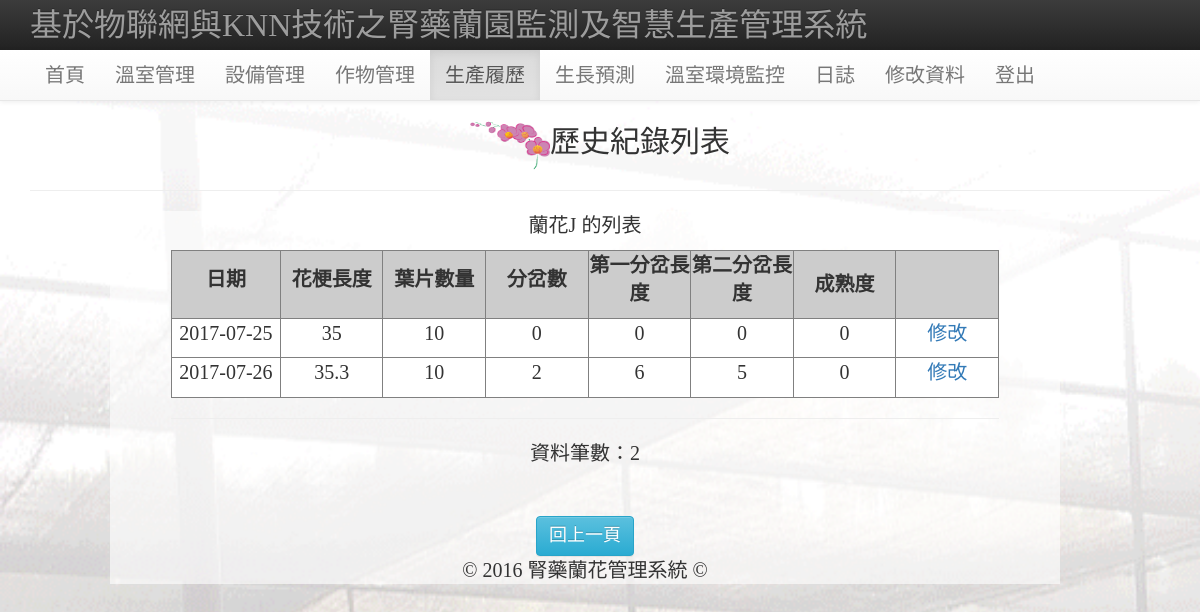
/PH2.php?id=10, run on an earlier commit of the app's database.
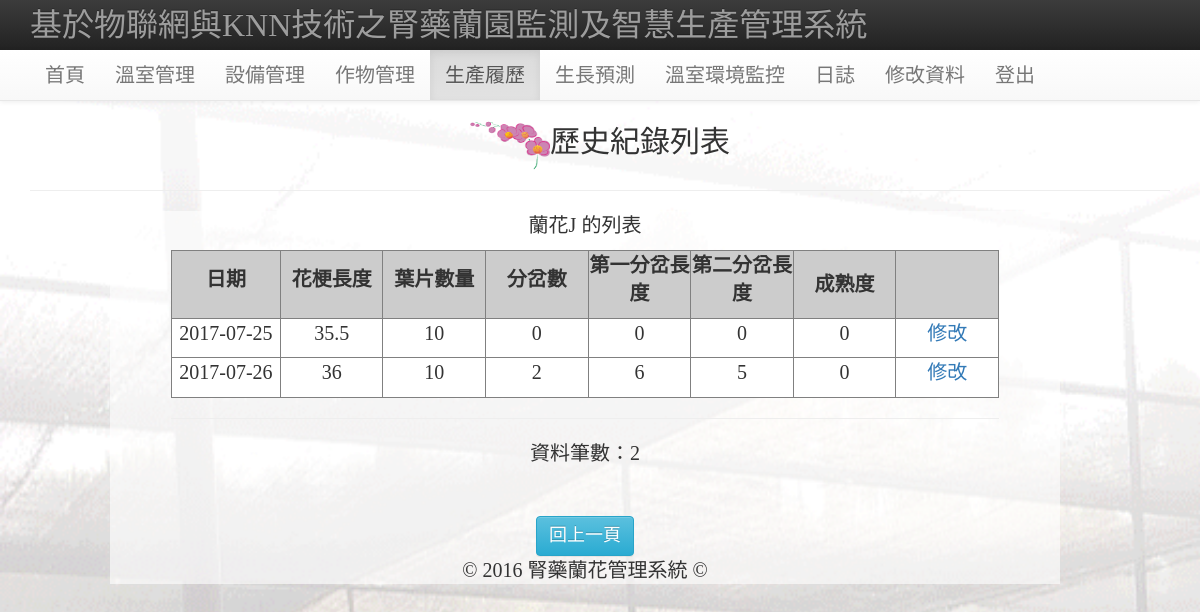
And on a later commit of the database.
### tables this page shows
CREATE TABLE `history` (
  `h_id` int(255) UNSIGNED NOT NULL,
  `h_biology` varchar(255) NOT NULL COMMENT '品種',
  `h_username` varchar(255) NOT NULL COMMENT '使用者',
  `h_on` int(255) NOT NULL,
  `h_leafNum` int(11) NOT NULL COMMENT '葉片數量',
  `h_pedlength` double NOT NULL COMMENT '花梗長度',
  `h_bifNum` int(255) NOT NULL COMMENT '分岔數',
  `h_bifNum1` double DEFAULT NULL COMMENT '第一分岔',
  `h_bifNum2` double DEFAULT NULL COMMENT '第二分岔',
  `maturity` double NOT NULL COMMENT '成熟度',
  `h_date` date NOT NULL,
  `h_jointime` timestamp NULL DEFAULT CURRENT_TIMESTAMP ON UPDATE CURRENT_TIMESTAMP
);

### PH2.php (the view, shortened to what this page needs)
<?php
$query_RecFlower = "SELECT * FROM `history` WHERE `h_on`='".$_GET["id"]."' ";
$RecFlower = mysql_query($query_RecFlower);
$row_RecFlower=mysql_fetch_assoc($RecFlower);
$pageRow_records = 15;
$num_pages = 1;
$startRow_records = ($num_pages -1) * $pageRow_records;
$query_RecFlower = "SELECT * FROM `history` WHERE `h_on`='".$_GET["id"]."' ";
$query_limit_RecFlower = $query_RecFlower." LIMIT ".$startRow_records.", ".$pageRow_records;
$RecFlower = mysql_query($query_limit_RecFlower);
$all_RecFlower = mysql_query($query_RecFlower);
$total_records = mysql_num_rows($all_RecFlower);
?>
<!DOCTYPE html>
<html>
<head>
<link href="./css/bootstrap.min.css" rel="stylesheet">
<link href="./css/navbar-fixed-top.css" rel="stylesheet">
    <link rel="stylesheet" href="https://maxcdn.bootstrapcdn.com/bootstrap/3.3.1/css/bootstrap.min.css">
    <link rel="stylesheet" href="https://maxcdn.bootstrapcdn.com/bootstrap/3.3.1/css/bootstrap-theme.min.css">
<link rel="stylesheet" type="text/css" href="css/menu.css">
</head>
<body style="text-align:center;font-size:18px;background-image: url(img/46505.png);background-size: cover;background-attachment: fixed; font-family: 微軟正黑體;margin:30px">
<nav class="navbar navbar-inverse navbar-fixed-top" role="navigation">
  <div class="container">
    <div class="navbar-header">
     <a class="navbar-brand" href="member_center.php" style="font-size: 24pt;">基於物聯網與KNN技術之腎藥蘭園監測及智慧生產管理系統</a>
    </div>
  </div>
</nav>
<nav class="navbar navbar-default navbar-fixed-top" style="top: 50px;" role="navigation">
  <div class="container">
    <div id="navbar" class="navbar-collapse collapse">
      <ul class="nav navbar-nav" style="font-size: 20px;">
        <li><a href="member_center.php">首頁</a></li>
        <li><a href="GMM.php">溫室管理</a></li>
        <li><a href="SM.php">設備管理</a></li>
        <li><a href="CM.php">作物管理</a></li>
        <li class="active"><a href="PH.php?select=1">生產履歷</a></li>
        <li><a href="prediction.php">生長預測</a></li>
        <li><a href="http://140.127.1.99/orchid_garden/index.html" target=" _new">溫室環境監控</a></li>
        <li><a href="Diary.php">日誌</a></li>
        <li><a href="member_update.php">修改資料</a></li>
        <li><a href="?logout=true">登出</a></li>
      </ul>
    </div>
  </div>
</nav>
<h2 style="text-align:center;"><img src="img/LOGO.png" alt="LOGO" width="80" height="50">歷史紀錄列表</h2>
<form name="fromCM" method="" action="">
<hr>
<div class="col-xs-1 col-md-1"></div>
<div style="background: rgba(100%,100%,100%,0.6);" class="row col-xs-10 col-md-10">
<table width="90%" border="0px" align="center" cellpadding="4" cellspacing="0" style="font-size: 20px;">
  <tr>
    <td class="tdbline"><table width="100%" border="0px" cellspacing="0" cellpadding="10">
      <tr valign="top">
        <td class="tdrline"><p class="title"><?php echo $row_RecFlower["h_biology"];?> 的列表 </p>
          <table width="100%"  border="1px" cellpadding="0" cellspacing="0" bgcolor="#F0F0F0" >
            <tr >
              <th width="5%" bgcolor="#CCCCCC" style="text-align:center;"><p>日期</p></th>
              <th width="5%" bgcolor="#CCCCCC" style="text-align:center;"><p>花梗長度</p></th>
              <th width="5%" bgcolor="#CCCCCC" style="text-align:center;"><p>葉片數量</p></th>
              <th width="5%" bgcolor="#CCCCCC" style="text-align:center;"><p>分岔數</p></th>
              <th width="5%" bgcolor="#CCCCCC" style="text-align:center;"><p>第一分岔長度</p></th>
              <th width="5%" bgcolor="#CCCCCC" style="text-align:center;"><p>第二分岔長度</p></th>
              <th width="5%" bgcolor="#CCCCCC" style="text-align:center;">成熟度</th>
              <th width="5%" bgcolor="#CCCCCC">&nbsp;</th>
            </tr>
      <?php while($row_RecFlower=mysql_fetch_assoc($RecFlower)){ ?>
            <tr>
              <td width="5%" align="center" bgcolor="#FFFFFF"><p><?php echo $row_RecFlower["h_date"];?></a></p></td>
              <td width="5%" align="center" bgcolor="#FFFFFF"><p><?php echo $row_RecFlower["h_pedlength"];?></p></td>
              <td width="5%" align="center" bgcolor="#FFFFFF"><p><?php echo $row_RecFlower["h_leafNum"];?></p></td>
              <td width="5%" align="center" bgcolor="#FFFFFF"><p><?php echo $row_RecFlower["h_bifNum"];?></p></td>
              <td width="5%" align="center" bgcolor="#FFFFFF"><p><?php echo $row_RecFlower["h_bifNum1"];?></p></td>
              <td width="5%" align="center" bgcolor="#FFFFFF"><p><?php echo $row_RecFlower["h_bifNum2"];?></p></td>
              <td width="5%" align="center" bgcolor="#FFFFFF"><p><?php echo $row_RecFlower["maturity"];?></p></td>
              <td width="5%" align="center" bgcolor="#FFFFFF"><a href="PH2_update.php?id=<?php echo $row_RecFlower["h_id"];?>">修改<p></p></td>
            </tr>
      <?php }?>
          </table>
          <hr size="1" />
          <table width="98%" border="0px" align="center" cellpadding="4" cellspacing="0">
            <tr>
              <td valign="middle"><p>資料筆數：<?php echo $total_records;?></p></td>
            </tr>
          </table>          <p>&nbsp;</p>
          </td>
      </tr>
    </table></td>
  </tr>
  <tr>
    <td align="center">
    <div>
    <input type="button" name="Submit" class="btn btn-info" value="回上一頁" onClick="window.history.back();" style="font-size: 18px;">
    </div>
    © 2016 腎藥蘭花管理系統 ©</td>
  </tr>
</table>
</form>
</body>
</html>

### css/navbar-fixed-top.css (style rules this page uses)
body { min-height: 2000px; padding-top: 70px; }

### css/menu.css (style rules this page uses)
* { box-sizing: border-box; }
body:before { content: ""; position: absolute; background-color: #F9F0D6; width: 15%; overflow: hidden; top: 0; left: 0; bottom: 0; visibility: hidden; opacity: 0; transition: all 0.4s ease; }

What changed in the data, as far as the page shows it:
changed history "蘭花J": h_pedlength "35" → "35.5"
changed history (number 2 of 2 on the later page): h_pedlength "35.3" → "36"
